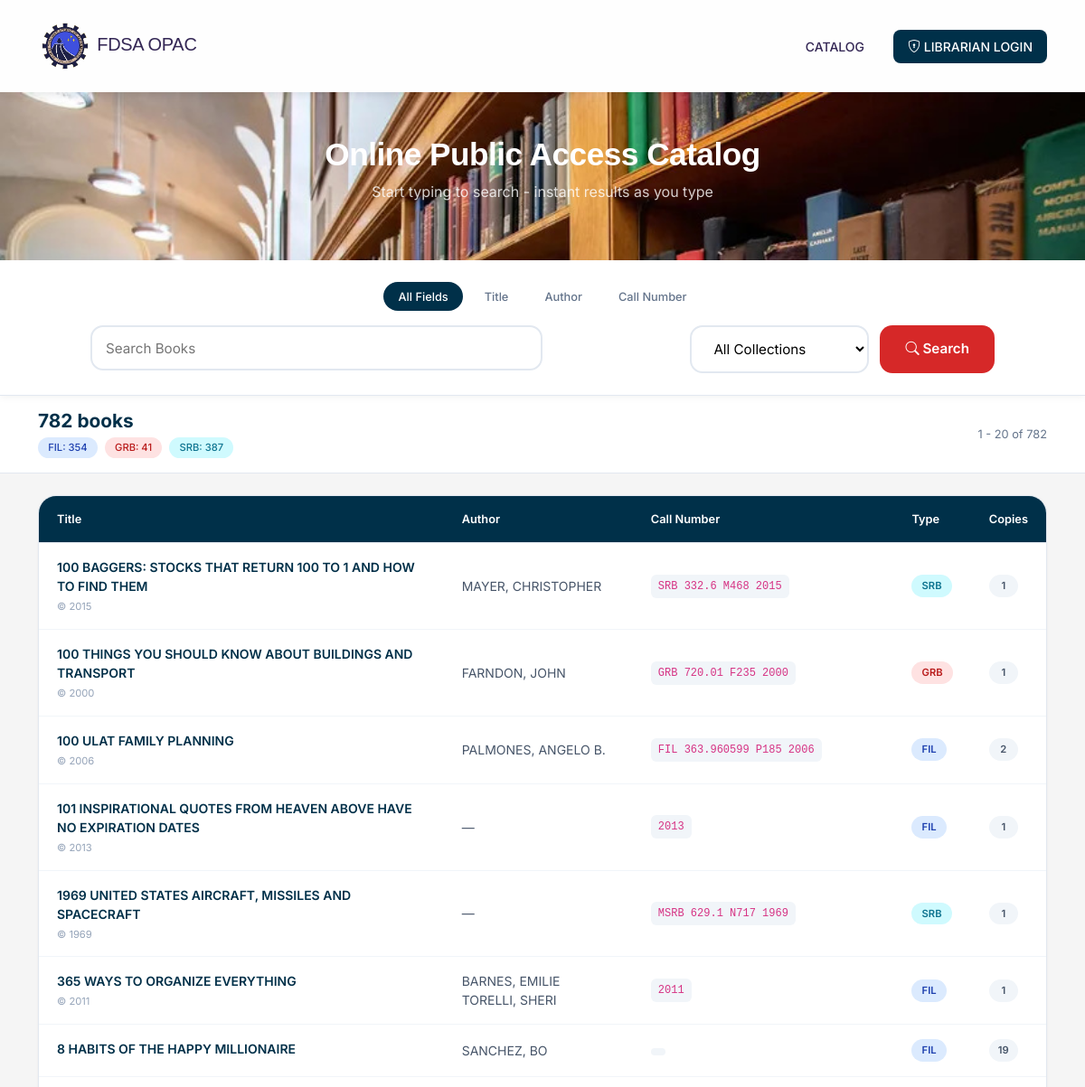
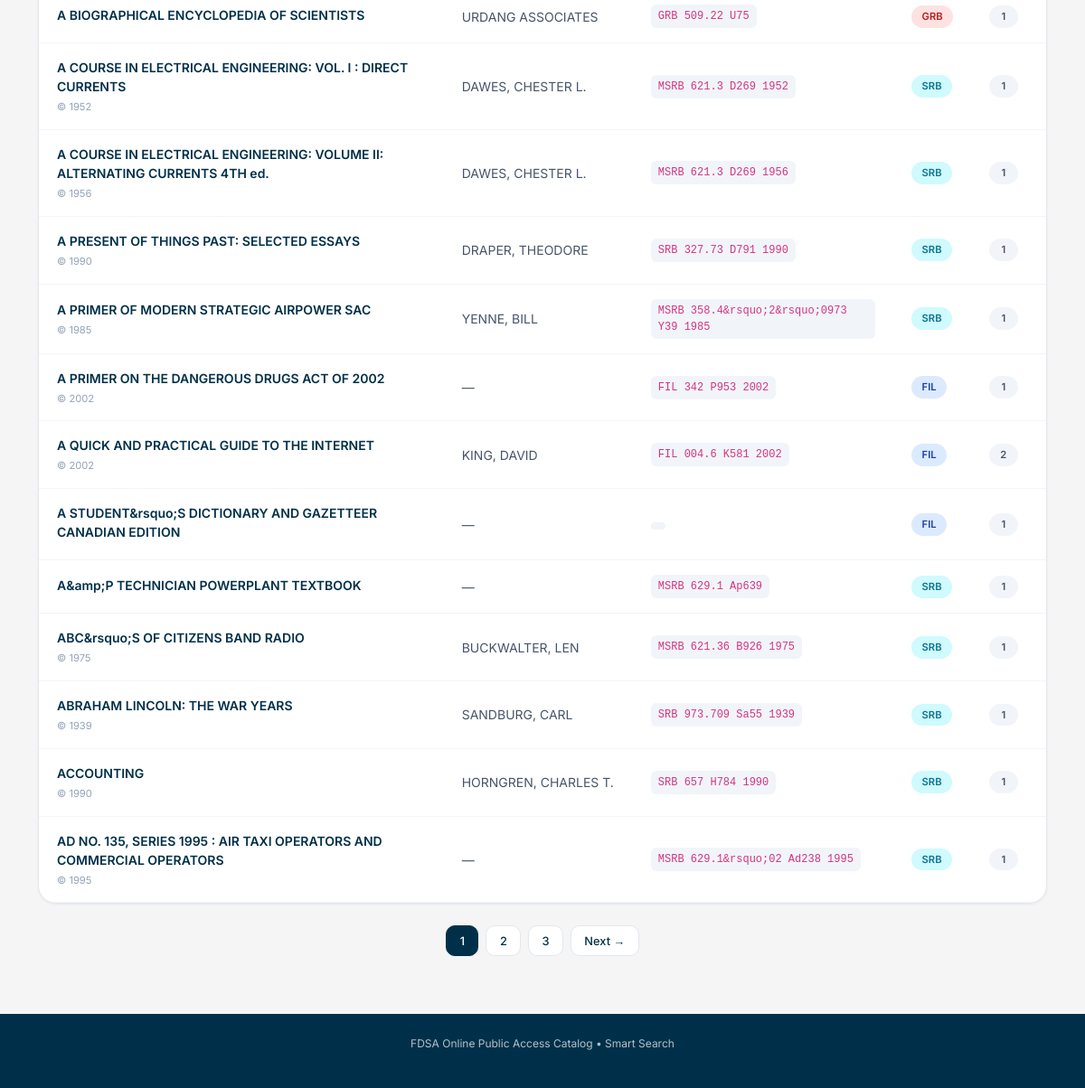
The page / on the database its author committed (2 pictures, top to bottom).
### tables this page shows
CREATE TABLE `books` (
  `id` int(11) NOT NULL,
  `title` varchar(500) NOT NULL,
  `author` varchar(300) NOT NULL,
  `call_number` varchar(200) NOT NULL,
  `copies` int(11) DEFAULT 1,
  `book_type` varchar(20) DEFAULT 'FIL',
  `year_published` varchar(20) DEFAULT NULL,
  `created_at` timestamp NOT NULL DEFAULT current_timestamp()
);

### config/database.php (called while the page is built, shortened)
<?php
function isLoggedIn() {
    return isset($_SESSION['admin_id']) && isset($_SESSION['admin_username']);
}
?>

### index.php (the view, shortened to what this page needs)
<?php
require_once 'config/database.php';
$page = isset($_GET['page']) ? (int)$_GET['page'] : 1;
$limit = 20;
$offset = ($page - 1) * $limit;
$params = [];
$types = "";
$where_clause = "";
$count_sql = "SELECT COUNT(*) as total FROM books $where_clause";
$stmt = $conn->prepare($count_sql);
$stmt->execute();
$total_result = $stmt->get_result();
$total_rows = $total_result->fetch_assoc()['total'];
$total_pages = ceil($total_rows / $limit);
$sql = "SELECT * FROM books $where_clause ORDER BY title LIMIT ? OFFSET ?";
$params[] = $limit;
$params[] = $offset;
$types .= "ii";
$stmt = $conn->prepare($sql);
$stmt->bind_param($types, ...$params);
$stmt->execute();
$result = $stmt->get_result();
$type_stats = [];
$type_sql = "SELECT book_type, COUNT(*) as count FROM books GROUP BY book_type";
$type_result = $conn->query($type_sql);
while ($row = $type_result->fetch_assoc()) {
    $type_stats[$row['book_type']] = $row['count'];
}
$isLoggedIn = isLoggedIn();
?>
<!DOCTYPE html>
<html lang="en">
<head>
    <link href="https://cdn.jsdelivr.net/npm/bootstrap@5.1.3/dist/css/bootstrap.min.css" rel="stylesheet">
    <link rel="stylesheet" href="https://cdn.jsdelivr.net/npm/bootstrap-icons@1.8.1/font/bootstrap-icons.css">
</head>
<body>
<nav class="navbar">
    <div class="container">
        <a class="navbar-brand" href="index.php">
            <img src="./img/logo.png" class="log" alt=""> FDSA OPAC
        </a>
        <div class="d-flex align-items-center gap-3">
            <a class="nav-link d-inline-block" href="index.php">Catalog</a>
            <?php if ($isLoggedIn): ?>
    <div class="user-info">
        <span class="nav-link" style="cursor: default;">
            <i class="bi bi-person-circle"></i> <?php echo htmlspecialchars($_SESSION['admin_fullname'] ?? $_SESSION['admin_username']); ?>
            <span class="admin-badge">Admin</span>
        </span>
        <button class="nav-link" style="background: none; border: none;" onclick="openAddModal()">
            <i class="bi bi-plus-circle"></i> Add Book
        </button>
        <a href="import_word.php" class="nav-link">
            <i class="bi bi-file-earmark-word"></i> Import Books
        </a>
        <button onclick="openLogoutModal()" class="nav-link logout-btn" style="background: none; border: none;">
            <i class="bi bi-box-arrow-right"></i> Logout
        </button>
    </div>
<?php else: ?>
    <a href="login.php" class="nav-link login-btn">
        <i class="bi bi-shield-lock"></i> Librarian Login
    </a>
<?php endif; ?>
        </div>
    </div>
</nav>
<div class="hero">
    <div class="container">
        <h1>Online Public Access Catalog</h1>
        <p>Start typing to search - instant results as you type</p>
    </div>
</div>
<div class="search-section">
    <div class="container">
        <div class="search-card">
            <div class="search-options">
                <button type="button" class="search-option-btn active" data-field="all">All Fields</button>
                <button type="button" class="search-option-btn" data-field="title">Title</button>
                <button type="button" class="search-option-btn" data-field="author">Author</button>
                <button type="button" class="search-option-btn" data-field="call_number">Call Number</button>
            </div>
            <div class="search-input-group">
                <div class="search-input-wrapper" style="flex: 2; position: relative;">
                    <input type="text" id="smart_search" class="search-input" placeholder="Search Books" autocomplete="off">
                </div>
                <select id="book_type_filter" class="search-select">
                    <option value="all">All Collections</option>
                </select>
                <button id="search_btn" class="search-btn">
                    <i class="bi bi-search"></i> Search
                </button>
            </div>
        </div>
    </div>
</div>
<div id="stats_section" class="stats-section">
    <div class="container">
        <div class="stats-grid">
            <div class="stats-info">
                <h2 id="total_books"><?php echo number_format($total_rows); ?> books</h2>
                <div class="type-badges" id="type_badges">
                    <?php foreach ($type_stats as $type => $count): ?>
                    <span class="type-badge <?php echo $type; ?>"><?php echo $type; ?>: <?php echo $count; ?></span>
                    <?php endforeach; ?>
                </div>
            </div>
            <div class="stats-count" id="result_range">
                <?php echo $offset + 1; ?> - <?php echo min($offset + $limit, $total_rows); ?> of <?php echo $total_rows; ?>
            </div>
        </div>
    </div>
</div>
<div class="books-container">
    <div class="container">
        <div id="results_container">
            <div class="books-table-wrapper">
                <table class="books-table">
                    <thead>
                        <tr>
                            <th>Title</th>
                            <th>Author</th>
                            <th>Call Number</th>
                            <th>Type</th>
                            <th>Copies</th>
                        </tr>
                    </thead>
                    <tbody id="books_tbody">
                        <?php if ($result->num_rows > 0): ?>
                            <?php while ($row = $result->fetch_assoc()): ?>
                            <tr>
                                <td>
                                    <div class="book-title"><?php echo htmlspecialchars($row['title']); ?></div>
                                    <?php if ($row['year_published']): ?>
                                        <div class="book-year">© <?php echo htmlspecialchars($row['year_published']); ?></div>
                                    <?php endif; ?>
                                </td>
                                <td class="book-author"><?php echo htmlspecialchars($row['author']) ?: '—'; ?></td>
                                <td><code class="call-number"><?php echo htmlspecialchars($row['call_number']); ?></code></td>
                                <td><span class="book-type-badge <?php echo $row['book_type']; ?>"><?php echo $row['book_type']; ?></span></td>
                                <td><span class="copies-count"><?php echo $row['copies']; ?></span></td>
                            </tr>
                            <?php endwhile; ?>
                        <?php endif; ?>
                    </tbody>
                </table>
            </div>
            <div id="pagination_container" class="pagination-container">
                <?php if ($total_pages > 1): ?>
                    <?php
                    $start = max(1, $page - 2);
                    $end = min($total_pages, $page + 2);
                    for ($i = $start; $i <= $end; $i++):
                    ?>
                    <button onclick="goToPage(<?php echo $i; ?>)" class="pagination-btn <?php echo $i == $page ? 'active' : ''; ?>"><?php echo $i; ?></button>
                    <?php endfor; ?>
                    <?php if ($page < $total_pages): ?>
                    <button onclick="goToPage(<?php echo $page+1; ?>)" class="pagination-btn">Next →</button>
                    <?php endif; ?>
                <?php endif; ?>
            </div>
        </div>
    </div>
</div>
<div class="footer">
    <div class="container">
        <p>FDSA Online Public Access Catalog • Smart Search</p>
    </div>
</div>
</body>
</html>

### rows shown on the page
books: title "100 BAGGERS: STOCKS THAT RETURN 100 TO 1 AND HOW TO FIND THEM", year_published "2015", author "MAYER, CHRISTOPHER", call_number "SRB 332.6 M468 2015", book_type "SRB", copies "1"
books: title "100 THINGS YOU SHOULD KNOW ABOUT BUILDINGS AND TRANSPORT", year_published "2000", author "FARNDON, JOHN", call_number "GRB 720.01 F235 2000", book_type "GRB", copies "1"
books: title "100 ULAT FAMILY PLANNING", year_published "2006", author "PALMONES, ANGELO B.", call_number "FIL 363.960599 P185 2006", book_type "FIL", copies "2"
books: title "101 INSPIRATIONAL QUOTES FROM HEAVEN ABOVE HAVE NO EXPIRATION DATES", year_published "2013", author "—", call_number "2013", book_type "FIL", copies "1"
books: title "1969 UNITED STATES AIRCRAFT, MISSILES AND SPACECRAFT", year_published "1969", author "—", call_number "MSRB 629.1 N717 1969", book_type "SRB", copies "1"
books: title "365 WAYS TO ORGANIZE EVERYTHING", year_published "2011", author "BARNES, EMILIE TORELLI, SHERI", call_number "2011", book_type "FIL", copies "1"
books: title "8 HABITS OF THE HAPPY MILLIONAIRE", author "SANCHEZ, BO", book_type "FIL", copies "19"
books: title "A BIOGRAPHICAL ENCYCLOPEDIA OF SCIENTISTS", author "URDANG ASSOCIATES", call_number "GRB 509.22 U75", book_type "GRB", copies "1"
books: title "A COURSE IN ELECTRICAL ENGINEERING: VOL. I : DIRECT CURRENTS", year_published "1952", author "DAWES, CHESTER L.", call_number "MSRB 621.3 D269 1952", book_type "SRB", copies "1"
books: title "A COURSE IN ELECTRICAL ENGINEERING: VOLUME II: ALTERNATING CURRENTS 4TH ed.", year_published "1956", author "DAWES, CHESTER L.", call_number "MSRB 621.3 D269 1956", book_type "SRB", copies "1"
books: title "A PRESENT OF THINGS PAST: SELECTED ESSAYS", year_published "1990", author "DRAPER, THEODORE", call_number "SRB 327.73 D791 1990", book_type "SRB", copies "1"
books: title "A PRIMER OF MODERN STRATEGIC AIRPOWER SAC", year_published "1985", author "YENNE, BILL", call_number "MSRB 358.4&rsquo;2&rsquo;0973 Y39 1985", book_type "SRB", copies "1"
books: title "A PRIMER ON THE DANGEROUS DRUGS ACT OF 2002", year_published "2002", author "—", call_number "FIL 342 P953 2002", book_type "FIL", copies "1"
books: title "A QUICK AND PRACTICAL GUIDE TO THE INTERNET", year_published "2002", author "KING, DAVID", call_number "FIL 004.6 K581 2002", book_type "FIL", copies "2"
books: title "A STUDENT&rsquo;S DICTIONARY AND GAZETTEER CANADIAN EDITION", author "—", book_type "FIL", copies "1"
books: title "A&amp;P TECHNICIAN POWERPLANT TEXTBOOK", author "—", call_number "MSRB 629.1 Ap639", book_type "SRB", copies "1"
books: title "ABC&rsquo;S OF CITIZENS BAND RADIO", year_published "1975", author "BUCKWALTER, LEN", call_number "MSRB 621.36 B926 1975", book_type "SRB", copies "1"
books: title "ABRAHAM LINCOLN: THE WAR YEARS", year_published "1939", author "SANDBURG, CARL", call_number "SRB 973.709 Sa55 1939", book_type "SRB", copies "1"
books: title "ACCOUNTING", year_published "1990", author "HORNGREN, CHARLES T.", call_number "SRB 657 H784 1990", book_type "SRB", copies "1"
books: title "AD NO. 135, SERIES 1995 : AIR TAXI OPERATORS AND COMMERCIAL OPERATORS", year_published "1995", author "—", call_number "MSRB 629.1&rsquo;02 Ad238 1995", book_type "SRB", copies "1"

### other values the page prints
$total_rows "782"
$type "FIL"
$count "354"
$type "GRB"
$count "41"
$type "SRB"
$count "387"
$offset + 1 "1"
min($offset + $limit, $total_rows) "20"
